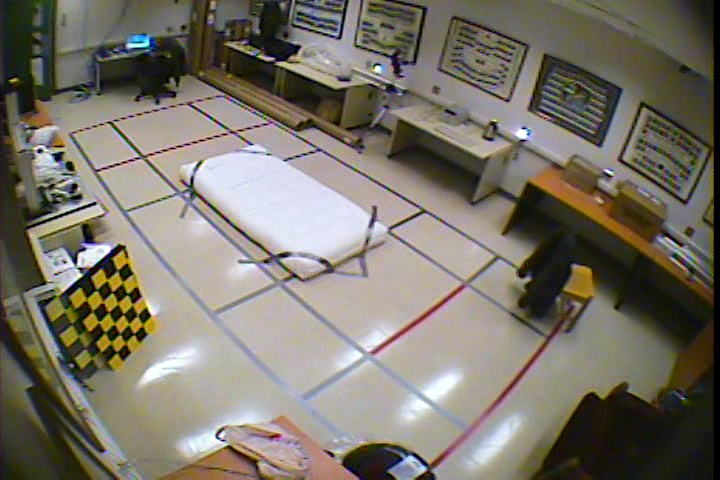
#> input picture Feature_Extraction/testDataSet/frame100.jpg, 720 x 480 px, given in place of cam1.avi, which was not available
$ python videos_to_MHI_folders_20220709180758.py
#> lines starting #> are read from the running program, lines starting #| are printed output that depends on the picture; pictures that were not available may be replaced by others from this repository, and a replacement may not be noted
import cv2
import numpy as np
from scipy import ndimage as nd
from skimage.filters import sobel
import os


MHI_DURATION = 5
#MHI_DURATION = 20
DEFAULT_THRESHOLD = 32


live_video = False
video_src = 0
if not live_video:
    # video_src = "E:\Projects\computer-vision\computer-vision-python\opencv-starter\data/video/Sequence_6/visor_1246523090489_new_6_camera1.avi".replace('\\', '/')
    # video_src = "E:\Projects\computer-vision\computer-vision-python\opencv-starter\data/video\AVSS/AVSS_AB_Easy.avi".replace('\\', '/')
    video_src = '/Users/jerrychen/Desktop/PythonWorks/Fall_Detection/dataset/chute01/cam1.avi'

cv2.namedWindow('motion-history')
cv2.namedWindow('raw')
cv2.moveWindow('raw', 200, 0)

cam = cv2.VideoCapture(video_src)
ret, frame = cam.read()
#> frame is the input picture: shape (480, 720, 3); mean B, G, R 105.1, 116, 121.5
h, w = frame.shape[:2]
#> h = 480; w = 720
prev_frame = frame.copy()
motion_history = np.zeros((h, w), np.float32)
timestamp = 0
# flag = 1
currentFrame = 0


while True:
    ret, frame = cam.read()
    if not ret:
        break
    # frame = cv2.cvtColor(frame, cv2.COLOR_BGR2GRAY)
    # cv2.fastNlMeansDenoising(frame, None, 30, 7, 21)

    frame = cv2.GaussianBlur(frame, (3,9), cv2.BORDER_DEFAULT)
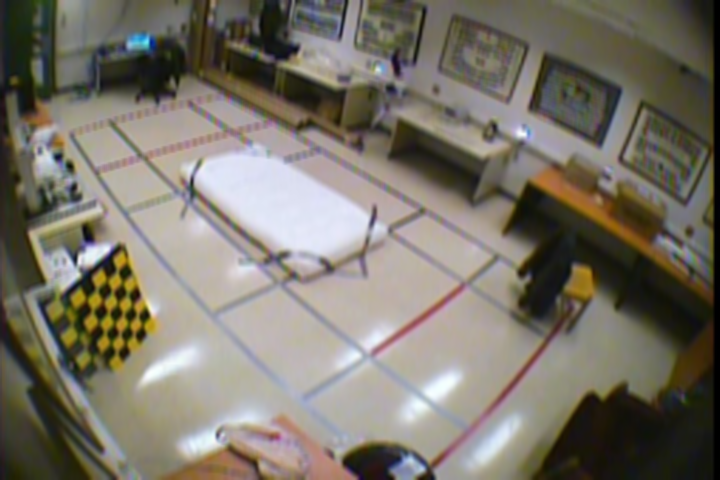
#> frame: shape (480, 720, 3); mean B, G, R 105.1, 116.1, 121.5

    frame_diff = cv2.absdiff(frame, prev_frame)
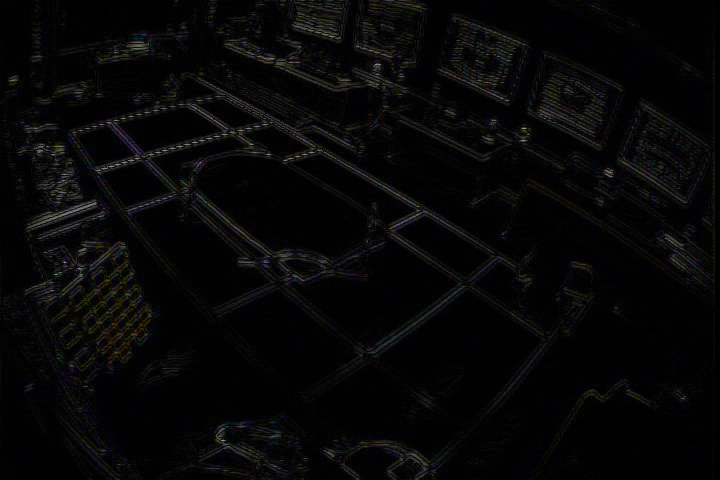
#> frame_diff: shape (480, 720, 3); mean B, G, R 7.2, 6.6, 6.7
    gray_diff = cv2.cvtColor(frame_diff, cv2.COLOR_BGR2GRAY)


    #cv2.fastNlMeansDenoising(gray_diff, None, 40, 7, 21)
    #gray_diff = cv2.GaussianBlur(gray_diff, (5,5), cv2.BORDER_DEFAULT)


    ret, fgmask = cv2.threshold(gray_diff, DEFAULT_THRESHOLD, 1, cv2.THRESH_BINARY)
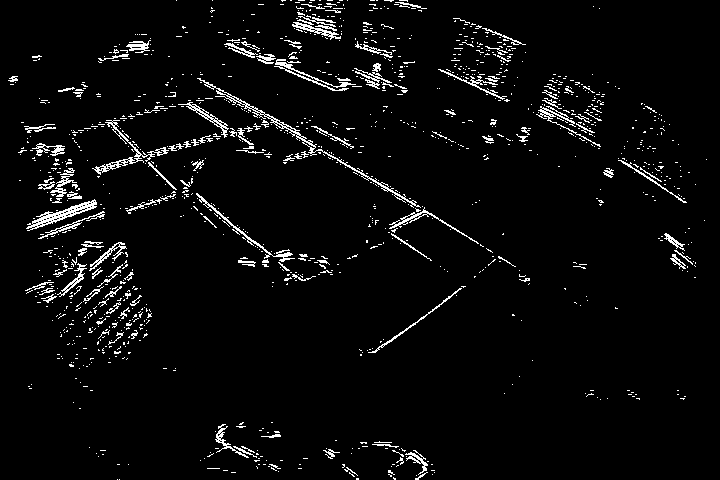
#> fgmask: shape (480, 720); values 0 (black) and 1 (white), 4.2% white in thin lines or dots
#> ret = 32
    timestamp += 1

    # update motion history
    cv2.motempl.updateMotionHistory(fgmask, motion_history, timestamp, MHI_DURATION)

    # normalize motion history

    # flag += 1
    mh = np.uint8(np.clip((motion_history - (timestamp - MHI_DURATION)) / MHI_DURATION, 0, 1) * 255)

    if not os.path.exists("testData1"):
        os.makedirs("testData1")
    if not os.path.exists("testData1/Cam1"):
        os.makedirs("testData1/Cam1")
    currentFrame += 1
    if os.path.isfile("testData1/Cam1/frame%d.jpg" % currentFrame):
        os.remove("testData1/Cam1/frame%d.jpg" % currentFrame)
    cv2.imwrite("testData1/Cam1/frame%d.jpg" % currentFrame, mh)

    """ if flag == 10:
        print(mh[:20][:10])
        flag += 1
        cv2.imshow('mhi', mh)"""

    cv2.imshow('motion-history', mh)
    cv2.imshow('raw', frame)


    prev_frame = frame.copy()
    if 0xFF & cv2.waitKey(5) == 27:
#> (key Esc is pressed here)
        break

cv2.destroyAllWindows()

$ run again, on Feature_Extraction/testDataSet/frame1024.jpg
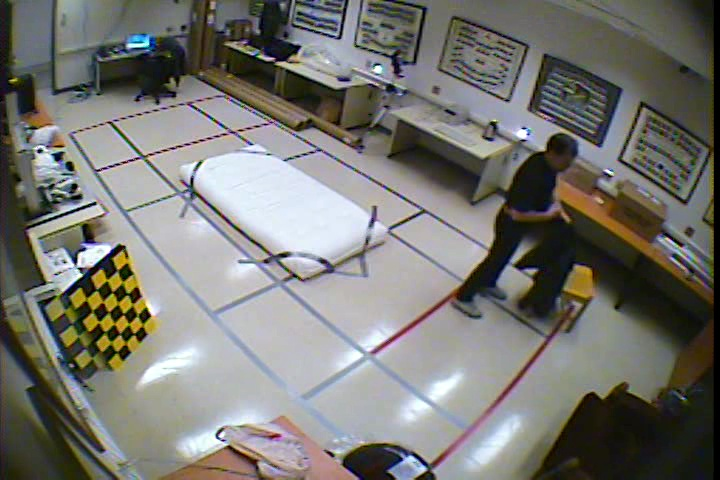
#> input picture Feature_Extraction/testDataSet/frame1024.jpg, 720 x 480 px, given in place of cam1.avi, which was not available
#> frame is the input picture: shape (480, 720, 3); mean B, G, R 113.8, 118.6, 119.3
#> `frame = cv2.GaussianBlur(frame, (3,9), cv2.BORDER_DEFAULT)`:
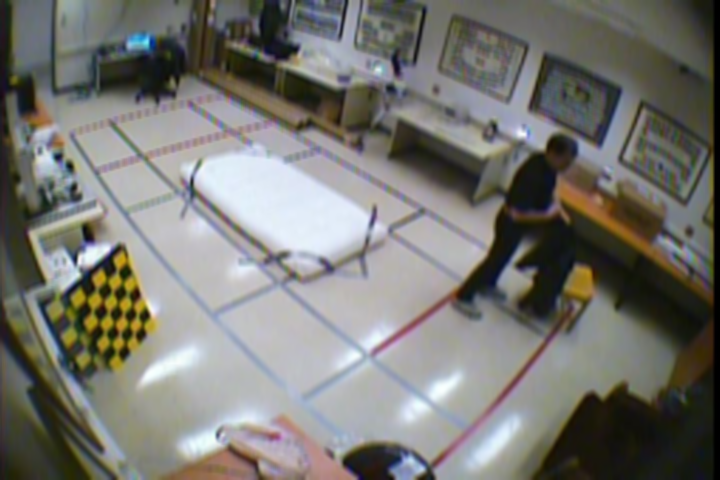
#> frame: shape (480, 720, 3); mean B, G, R 113.8, 118.6, 119.3
#> `ret, fgmask = cv2.threshold(gray_diff, DEFAULT_THRESHOLD, 1, cv2.THRES..`:
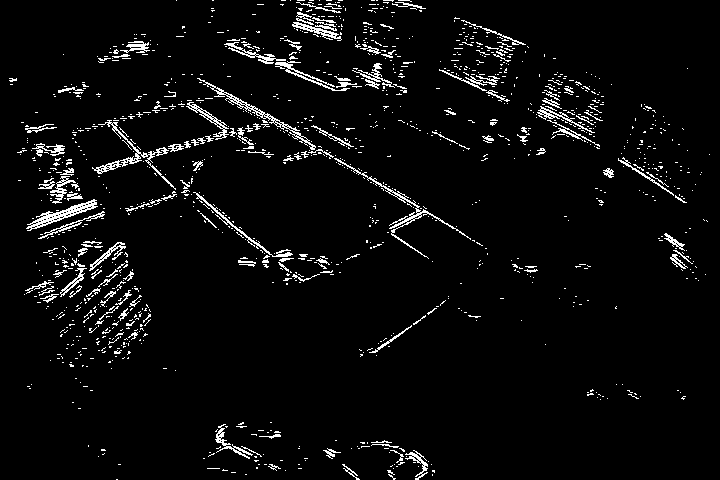
#> fgmask: shape (480, 720); values 0 (black) and 1 (white), 4.4% white in thin lines or dots
#> ret = 32
